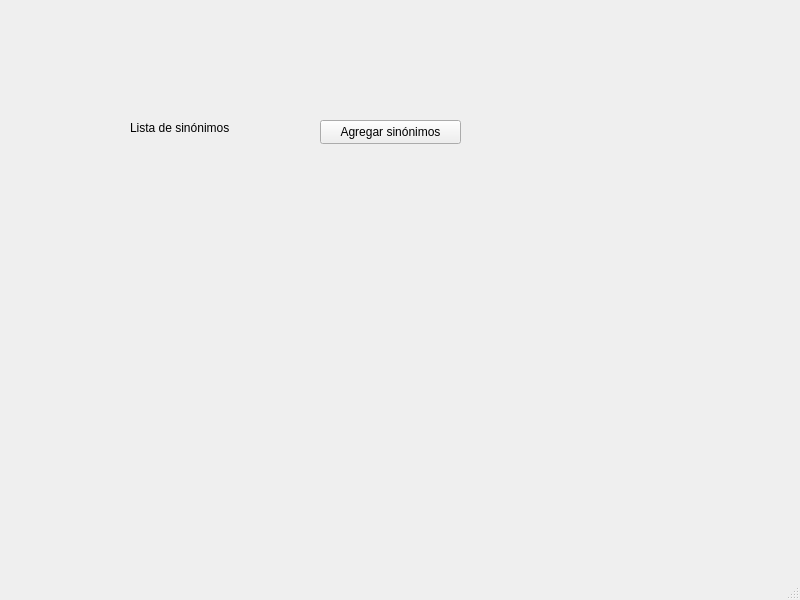
<?xml version="1.0" encoding="UTF-8"?>
<ui version="4.0">
 <class>MainWindow</class>
 <widget class="QMainWindow" name="MainWindow">
  <property name="geometry">
   <rect>
    <x>0</x>
    <y>0</y>
    <width>800</width>
    <height>600</height>
   </rect>
  </property>
  <property name="windowTitle">
   <string>MainWindow</string>
  </property>
  <widget class="QWidget" name="centralwidget">
   <widget class="QLabel" name="statusLabel">
    <property name="geometry">
     <rect>
      <x>130</x>
      <y>120</y>
      <width>101</width>
      <height>16</height>
     </rect>
    </property>
    <property name="text">
     <string>Lista de sinónimos</string>
    </property>
   </widget>
   <widget class="QPushButton" name="addTaskButton">
    <property name="geometry">
     <rect>
      <x>320</x>
      <y>120</y>
      <width>141</width>
      <height>24</height>
     </rect>
    </property>
    <property name="text">
     <string>Agregar sinónimos</string>
    </property>
   </widget>
   <widget class="QWidget" name="verticalLayoutWidget">
    <property name="geometry">
     <rect>
      <x>60</x>
      <y>150</y>
      <width>511</width>
      <height>481</height>
     </rect>
    </property>
    <layout class="QVBoxLayout" name="tasksLayout"/>
   </widget>
  </widget>
  <widget class="QMenuBar" name="menubar">
   <property name="geometry">
    <rect>
     <x>0</x>
     <y>0</y>
     <width>800</width>
     <height>22</height>
    </rect>
   </property>
  </widget>
  <widget class="QStatusBar" name="statusbar"/>
 </widget>
 <resources/>
 <connections/>
</ui>
